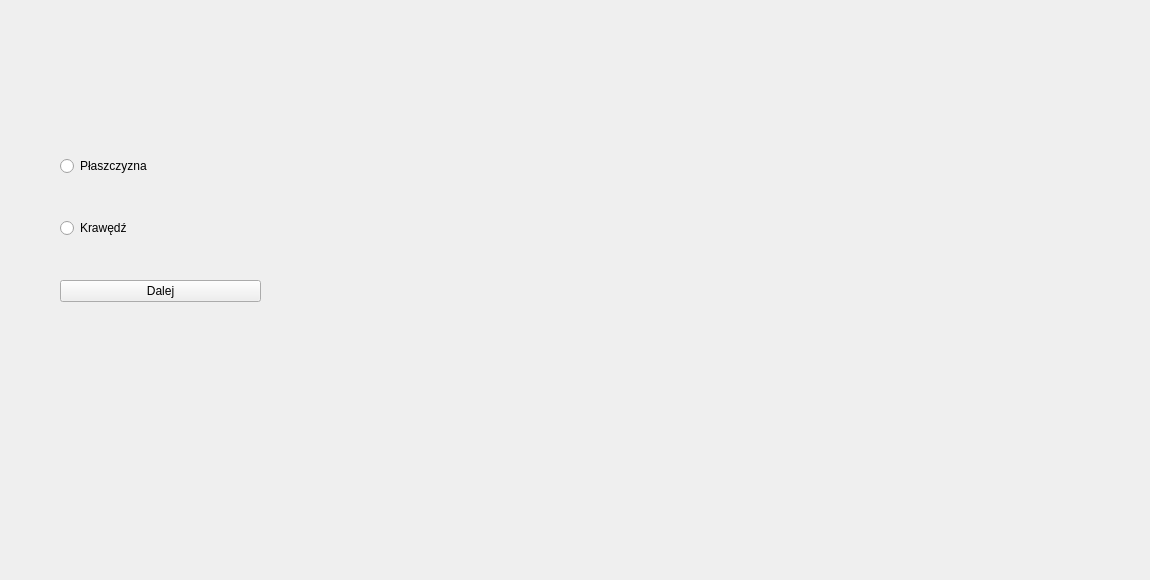
<?xml version="1.0" encoding="UTF-8"?>
<ui version="4.0">
 <class>PlaszczyznaKrawedzWindow</class>
 <widget class="QWidget" name="PlaszczyznaKrawedzWindow">
  <property name="geometry">
   <rect>
    <x>0</x>
    <y>0</y>
    <width>1150</width>
    <height>580</height>
   </rect>
  </property>
  <property name="windowTitle">
   <string>Form</string>
  </property>
  <widget class="QStackedWidget" name="stackedWidget">
   <property name="geometry">
    <rect>
     <x>10</x>
     <y>10</y>
     <width>1121</width>
     <height>551</height>
    </rect>
   </property>
   <widget class="QWidget" name="page">
    <widget class="QWidget" name="verticalLayoutWidget">
     <property name="geometry">
      <rect>
       <x>50</x>
       <y>110</y>
       <width>201</width>
       <height>221</height>
      </rect>
     </property>
     <layout class="QVBoxLayout" name="verticalLayout">
      <item>
       <widget class="QRadioButton" name="radioButton_2">
        <property name="text">
         <string>Płaszczyzna</string>
        </property>
       </widget>
      </item>
      <item>
       <widget class="QRadioButton" name="radioButton">
        <property name="text">
         <string>Krawędź</string>
        </property>
       </widget>
      </item>
      <item>
       <widget class="QPushButton" name="pushButton">
        <property name="text">
         <string>Dalej</string>
        </property>
       </widget>
      </item>
     </layout>
    </widget>
    <widget class="QLabel" name="label">
     <property name="geometry">
      <rect>
       <x>290</x>
       <y>70</y>
       <width>771</width>
       <height>391</height>
      </rect>
     </property>
     <property name="text">
      <string/>
     </property>
    </widget>
   </widget>
   <widget class="QWidget" name="page_2">
    <widget class="QWidget" name="verticalLayoutWidget_2">
     <property name="geometry">
      <rect>
       <x>60</x>
       <y>100</y>
       <width>401</width>
       <height>311</height>
      </rect>
     </property>
     <layout class="QVBoxLayout" name="verticalLayout_2">
      <item>
       <layout class="QHBoxLayout" name="horizontalLayout_3">
        <item>
         <widget class="QLabel" name="label_2">
          <property name="text">
           <string>Głębokość elementu obrabianego:        </string>
          </property>
         </widget>
        </item>
        <item>
         <layout class="QHBoxLayout" name="horizontalLayout"/>
        </item>
        <item>
         <widget class="QLineEdit" name="lineEdit_plaszczyznaGlebokosc"/>
        </item>
       </layout>
      </item>
      <item>
       <layout class="QHBoxLayout" name="horizontalLayout_6">
        <item>
         <widget class="QLabel" name="label_3">
          <property name="text">
           <string>Szerokość całkowita (parametr):           </string>
          </property>
         </widget>
        </item>
        <item>
         <layout class="QHBoxLayout" name="horizontalLayout_9"/>
        </item>
        <item>
         <widget class="QLineEdit" name="lineEdit_plaszczyznaSzerokosc"/>
        </item>
       </layout>
      </item>
      <item>
       <layout class="QHBoxLayout" name="horizontalLayout_8">
        <item>
         <widget class="QLabel" name="label_4">
          <property name="text">
           <string>Długość całkowita (parametr):              </string>
          </property>
         </widget>
        </item>
        <item>
         <layout class="QHBoxLayout" name="horizontalLayout_10"/>
        </item>
        <item>
         <widget class="QLineEdit" name="lineEdit_plaszczyznaDlugosc"/>
        </item>
       </layout>
      </item>
     </layout>
    </widget>
    <widget class="QLabel" name="label_5">
     <property name="geometry">
      <rect>
       <x>570</x>
       <y>70</y>
       <width>531</width>
       <height>411</height>
      </rect>
     </property>
     <property name="text">
      <string/>
     </property>
    </widget>
   </widget>
   <widget class="QWidget" name="page_3">
    <widget class="QWidget" name="verticalLayoutWidget_3">
     <property name="geometry">
      <rect>
       <x>60</x>
       <y>110</y>
       <width>401</width>
       <height>311</height>
      </rect>
     </property>
     <layout class="QVBoxLayout" name="verticalLayout_3">
      <item>
       <layout class="QHBoxLayout" name="horizontalLayout_4">
        <item>
         <widget class="QLabel" name="label_6">
          <property name="text">
           <string>Głębokość elementu obrabianego:        </string>
          </property>
         </widget>
        </item>
        <item>
         <layout class="QHBoxLayout" name="horizontalLayout_2"/>
        </item>
        <item>
         <widget class="QLineEdit" name="lineEdit_krawedzGlebokosc"/>
        </item>
       </layout>
      </item>
      <item>
       <layout class="QHBoxLayout" name="horizontalLayout_7">
        <item>
         <widget class="QLabel" name="label_7">
          <property name="text">
           <string>Szerokość całkowita (parametr):           </string>
          </property>
         </widget>
        </item>
        <item>
         <layout class="QHBoxLayout" name="horizontalLayout_11"/>
        </item>
        <item>
         <widget class="QLineEdit" name="lineEdit_krawedzSzerokosc"/>
        </item>
       </layout>
      </item>
      <item>
       <layout class="QHBoxLayout" name="horizontalLayout_12">
        <item>
         <widget class="QLabel" name="label_8">
          <property name="text">
           <string>Długość całkowita (parametr):              </string>
          </property>
         </widget>
        </item>
        <item>
         <layout class="QHBoxLayout" name="horizontalLayout_13"/>
        </item>
        <item>
         <widget class="QLineEdit" name="lineEdit_krawedzDlugosc"/>
        </item>
       </layout>
      </item>
      <item>
       <layout class="QHBoxLayout" name="horizontalLayout_5">
        <item>
         <widget class="QLabel" name="label_9">
          <property name="text">
           <string>Promień naroża:                                    </string>
          </property>
         </widget>
        </item>
        <item>
         <layout class="QHBoxLayout" name="horizontalLayout_14"/>
        </item>
        <item>
         <widget class="QLineEdit" name="lineEdit"/>
        </item>
       </layout>
      </item>
     </layout>
    </widget>
    <widget class="QLabel" name="label_10">
     <property name="geometry">
      <rect>
       <x>550</x>
       <y>50</y>
       <width>541</width>
       <height>421</height>
      </rect>
     </property>
     <property name="text">
      <string/>
     </property>
    </widget>
   </widget>
  </widget>
 </widget>
 <resources/>
 <connections/>
</ui>
